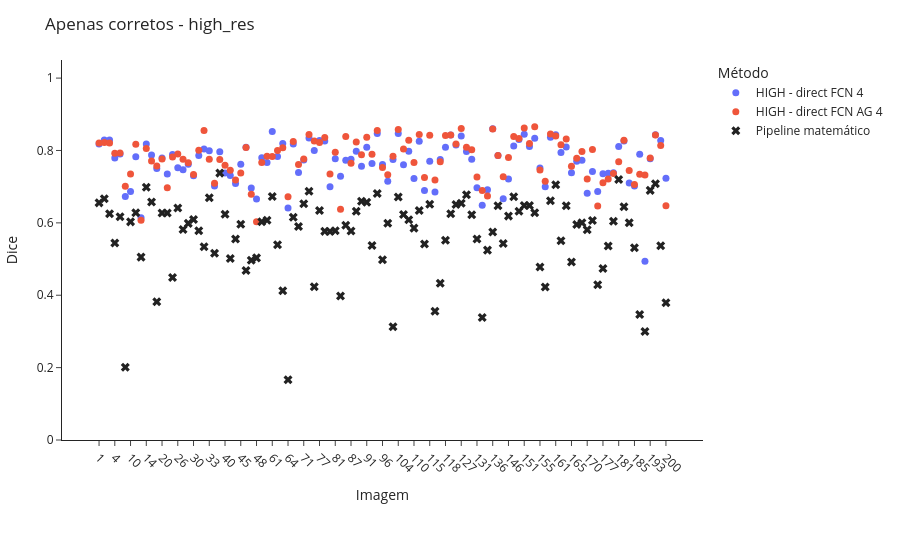
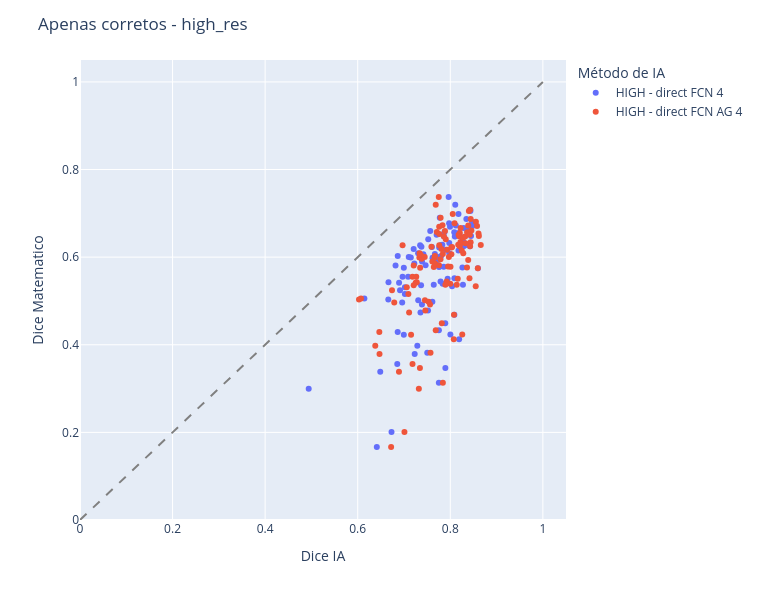

Notebook code cell kept with these figures, in order:
### Code cell
# Apenas corretos - High Res
scenario_image_df = build_ostia_image_comparison_df(correct_ia_df, correct_math_df)
viz.plot_image_dice_scatter_interactive(scenario_image_df, "high_res", comparison_title="Apenas corretos")
viz.plot_ia_vs_math_scatter_interactive(scenario_image_df, "high_res", comparison_title="Apenas corretos")
